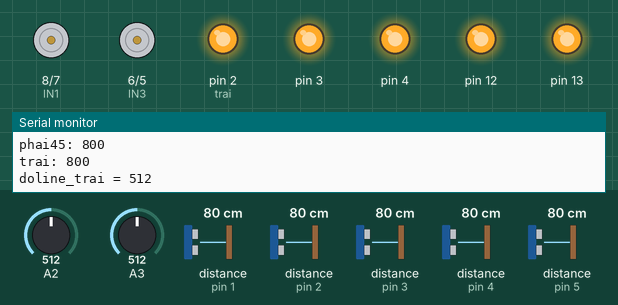
Simulated run of this sketch. Board: Arduino Uno, built with avr-gcc and run on an emulated ATmega328P. Parts: motor-driver pin pairs drawn as motors (green arrow = first pin HIGH = forward, orange = second pin HIGH = backward, longer = more drive, scaled by the enable pin), output pins drawn as LEDs (lit = HIGH), the last lines printed to the serial monitor. The test bench sets the inputs (shaded band); at power-on: distance to the obstacle (sensors on pin 1, pin 2, pin 3, pin 4, pin 5) 80 cm, A2 = 512, A3 = 512.

Above: at 1.2 s.
1.3 s: distance to the obstacle (sensor on pin 1) set to 32 cm
4.3 s: distance to the obstacle (sensor on pin 1) set to 27 cm
At 4.9 s:
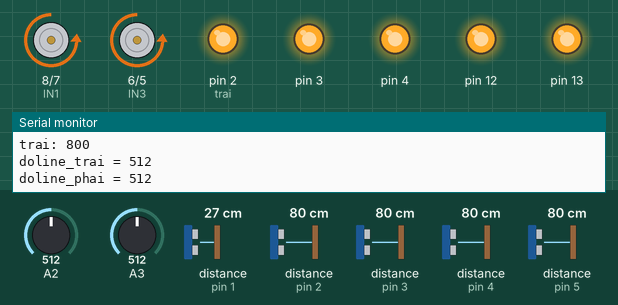
6.0 s: distance to the obstacle (sensor on pin 2) set to 32 cm
7.5 s: distance to the obstacle (sensor on pin 2) set to 28 cm
At 8.0 s:
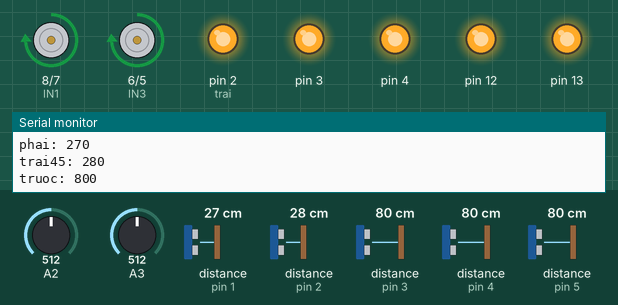
9.2 s: distance to the obstacle (sensor on pin 3) set to 2 cm
At 10.8 s:
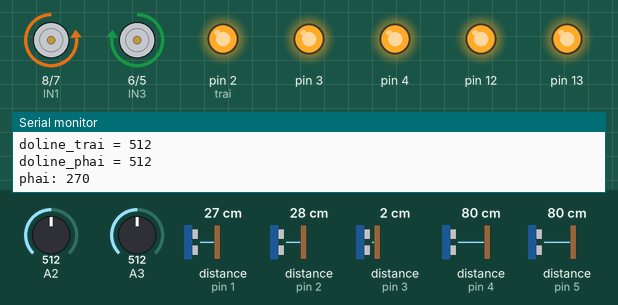
Timing chart, 0 to 13.9 s (numbered marks = the images above; inputs shaded):
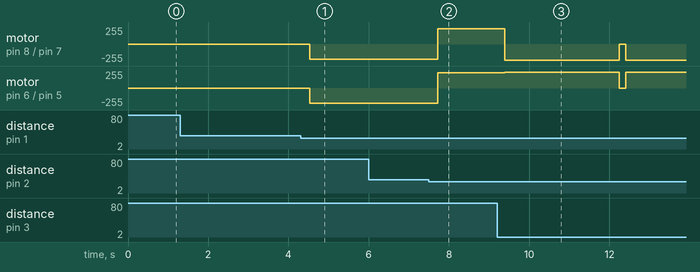

Measured:
- the behaviour switches between 30 and 29 cm on distance to the obstacle (sensor on pin 1) (found by bisection; images 0 and 1)
- the behaviour switches between 30 and 29 cm on distance to the obstacle (sensor on pin 2) (found by bisection; images 1 and 2)
- after the input at 4.3 s, motor on pin 8 (IN1) / pin 7 (IN2), motor on pin 6 (IN3) / pin 5 (IN4): stopped → backward 230/255 after 0.23 s
- after the input at 7.5 s, motor on pin 8 (IN1) / pin 7 (IN2), motor on pin 6 (IN3) / pin 5 (IN4): backward 230/255 → forward 230/255 after 0.22 s
- after the input at 9.2 s, motor on pin 8 (IN1) / pin 7 (IN2): forward 230/255 → backward 240/255 after 0.19 s, → stopped 2.8 s later, → backward 240/255 0.17 s later; motor on pin 6 (IN3) / pin 5 (IN4): forward 230/255 → forward 240/255 after 0.19 s, → stopped 2.8 s later, → forward 240/255 0.17 s later

The sketch:

test_freeRTOS.ino
```cpp
#include <Wire.h>
#include <VL53L0X.h>

VL53L0X sensor;
VL53L0X sensor2;
VL53L0X sensor3;
VL53L0X sensor4;
VL53L0X sensor5;

int khanh;
const int IN1 = 8;  //
const int IN2 = 7;   //

const int IN3 = 6;
const int IN4 = 5;

const int ENA = 9; // banh phai
const int ENB = 10; // banh trai

unsigned long hientai = 0;
unsigned long hientai1 = 0;
unsigned long hientai2 = 0;
unsigned long hientai3 = 0;
unsigned long hientai4 = 0;
unsigned long thoigian;
int delay_trai = 3000;
int delay_phai = 3000;
int delay_quaydau = 700;
int delay_truoc = 10000;
boolean quayphai = 0;
boolean quaytrai = 0;
boolean sau = 0;
boolean thang = 0;
//boolean truoc = 0;

int dolinetrai = A2;
int dolinephai = A3;

int truoc;
int trai;
int trai45;
int phai45;
int phai;


void setup() {
  Serial.begin(9600);
  Wire.begin();
  pinMode (A3, INPUT);
  pinMode (A2,INPUT);
  // dongco
  pinMode(ENA, OUTPUT);
  pinMode(IN1, OUTPUT);
  pinMode(IN2, OUTPUT);
  //Motor two
  pinMode(ENB, OUTPUT);
  pinMode(IN3, OUTPUT);
  pinMode(IN4, OUTPUT);
  //vl53
  pinMode(2, OUTPUT); //trai
  pinMode(3, OUTPUT);
  pinMode(4, OUTPUT);
  pinMode(12, OUTPUT);
    pinMode(13, OUTPUT);


  digitalWrite(2, LOW);
 digitalWrite(3, LOW);
    digitalWrite(4, LOW);
    digitalWrite(12, LOW);
        digitalWrite(13, LOW);

  init_VL53L0X();
  sensor.startContinuous();
  sensor2.startContinuous();
    sensor3.startContinuous();
    sensor4.startContinuous();
    sensor5.startContinuous();
}

void loop() {
    thoigian = millis();
     int dltrai = analogRead(A2);
  int dlphai = analogRead(A3);
  Serial.print("doline_trai = ");
  Serial.println(dltrai);
  Serial.print("doline_phai = ");
  Serial.println(dlphai);

  phai = sensor.readRangeContinuousMillimeters();
  Serial.print("phai: ");
  Serial.println(phai);

  trai45 = sensor2.readRangeContinuousMillimeters();
   Serial.print("trai45: ");
  Serial.println(trai45);


  truoc = sensor3.readRangeContinuousMillimeters();
   Serial.print("truoc: ");
  Serial.println(truoc);

  phai45 = sensor4.readRangeContinuousMillimeters();
   Serial.print("phai45: ");
  Serial.println(phai45);//dlphai mau trang = 650-760
  trai = sensor5.readRangeContinuousMillimeters();
   Serial.print("trai: ");
  Serial.println(trai); // dltrai mau trang = 600-760
// doline
//   if (dlphai < 800) {
//     khanh = 1;
//   }
//   else if (dltrai <800) {
//     khanh = 2;
//   }
//   else if (dlphai < 800 && dltrai < 800) {
//     khanh = 3;
//   }
// switch (khanh)  // < 650 means white line
//   {
//     case 1:
//       luiphai();
//       delay(300);
//       quaytrai1();
//       delay(250);
//       dung();
//       khanh = 0;
//       break;

//     case 2:
//       luitrai();
//       delay(300);
//       quayphai1();
//       delay(250);
//       dung();
//       khanh = 0;
//       break;

//     case 3:
//       lui();
//       delay(300);
//       quaytrai1();
//       delay(450);
//       khanh = 0;
//       break;
//   }


  if(truoc >300 )

  {
    dung();
  }
  if (truoc < 300) {

   strong1();
  thang = 1;
  hientai2 = thoigian;
  }
  if(thang == 1)
  {
    if(thoigian - hientai2 >=delay_truoc)
    {
      dung();
      thang = 0;
    }
  }
if (phai < 300 && trai >300 && truoc >300) {
  if(phai != -1 && phai != 8190){
    quayphai1();
    quayphai = 1;
    hientai = thoigian;
  }
}
  if(quayphai == 1)
  {
    if(thoigian - hientai >=delay_phai)
    {
      dung();
      quayphai = 0;
    }
  }

  if (trai < 300 && phai > 300 && truoc >300) {
    quaytrai1();
    quaytrai = 1;
    hientai1 = thoigian;
  }
  if(quaytrai == 1)
  {
    if(thoigian - hientai1 >=delay_trai)
    {
      dung();
      quaytrai = 0;
    }
  }
  if (trai45 < 300 && truoc > 300 && trai >300) {
    quaytrai1();
    quaytrai = 1;
    hientai1 = thoigian;
  }
  if(quaytrai == 1)
  {
    if(thoigian - hientai1 >=4000)
    {
      dung();
      quaytrai = 0;
    }
  }
  if (phai45 < 300 && truoc >300 && phai > 300) {
    quayphai1();
    quayphai = 1;
    hientai = thoigian;
}
  if(quayphai == 1)
  {
    if(thoigian - hientai >=4000)
    {
      dung();
      quayphai = 0;
    }
  }
// if(truoc<100 || trai <100 || phai <100)
// {
// thang();
// delay(2000);
// }
// if(trai45<100 || phai45<100)
// {
// lui();
// delay(2000);
// }
// dung();
// }
}
void quaydau() {
  digitalWrite(IN1, LOW);  // high
  digitalWrite(IN2, HIGH);   // low
  digitalWrite(IN3, LOW);   // high
  digitalWrite(IN4, HIGH);
  analogWrite(ENA, 200);
  analogWrite(ENB, 200);//TRAI
}
void quayphai1() {
  digitalWrite(IN1, LOW);  // high
  digitalWrite(IN2, HIGH);   // low
  digitalWrite(IN3, LOW);   // high
  digitalWrite(IN4, HIGH);
  analogWrite(ENA, 230);
  analogWrite(ENB, 230);//TRAI
}
void quaytrai1() {
  digitalWrite(IN1, HIGH);  // high
  digitalWrite(IN2, LOW);   // low
  digitalWrite(IN3, HIGH);   // high
  digitalWrite(IN4, LOW);
  analogWrite(ENA, 230);
  analogWrite(ENB, 230);//TRAI
}
void lui() {
  digitalWrite(IN1, HIGH);  // high
  digitalWrite(IN2, LOW);   // low
  digitalWrite(IN3, LOW);   // high
  digitalWrite(IN4, HIGH);
  analogWrite(ENA, 240);
  analogWrite(ENB, 240);//TRAI
}
void strong1() {
    analogWrite(ENA, 240);
  analogWrite(ENB, 240);
  digitalWrite(IN1, LOW);
  digitalWrite(IN2, HIGH);
  digitalWrite(IN3, HIGH);
  digitalWrite(IN4, LOW);
}
void luiphai() {
    analogWrite(ENA, 240);
  analogWrite(ENB, 190);
  digitalWrite(IN1, HIGH);
  digitalWrite(IN2, LOW);
  digitalWrite(IN3, LOW);
  digitalWrite(IN4, HIGH);
}
void luitrai() {
    analogWrite(ENA, 190);
  analogWrite(ENB, 240);
  digitalWrite(IN1, HIGH);
  digitalWrite(IN2, LOW);
  digitalWrite(IN3, LOW);
  digitalWrite(IN4, HIGH);
}
void dung() {
   analogWrite(ENA, 0);
  analogWrite(ENB, 0);
  digitalWrite(IN1, LOW);
  digitalWrite(IN2, HIGH);
  digitalWrite(IN3, HIGH);
  digitalWrite(IN4, LOW);
}
void init_VL53L0X() {
  Serial.print("Setting VL53L0X addresses...");
  digitalWrite(2, HIGH);
  delay(1);
  sensor.init(true);
  sensor.setAddress((uint8_t)01);

  digitalWrite(3, HIGH);
  delay(1);
  sensor2.init(true);
  sensor2.setAddress((uint8_t)02);

  digitalWrite(4, HIGH);
  delay(1);
  sensor3.init(true);
  sensor3.setAddress((uint8_t)03);

  digitalWrite(12, HIGH);
  delay(1);
  sensor4.init(true);
  sensor4.setAddress((uint8_t)04);

  digitalWrite(13, HIGH);
  delay(1);
  sensor5.init(true);
  sensor5.setAddress((uint8_t)05);
}
```
